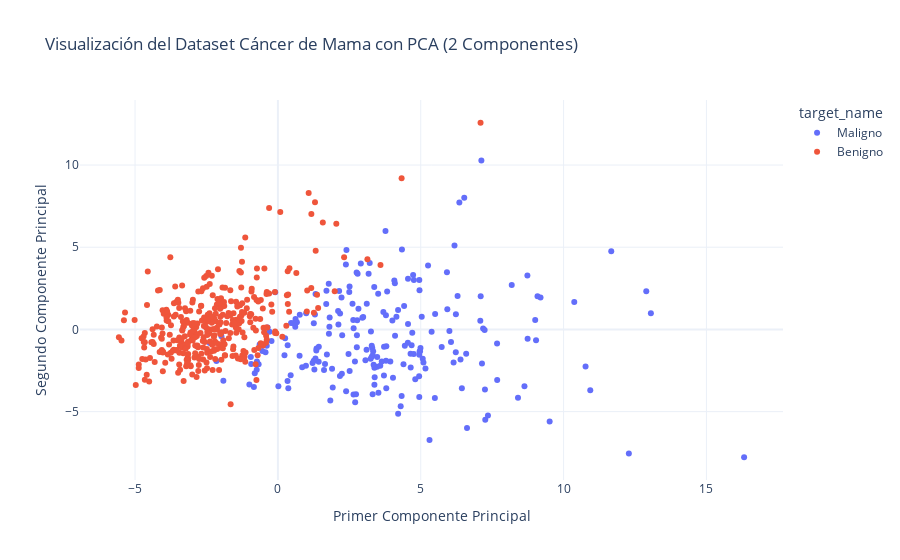

The code cell stored with this chart in its notebook:
### Markdown cell above
---------------------

#### **1. Cambiar el Dataset:** Carga el dataset `load_breast_cancer` de `sklearn.datasets`. Es un problema de clasificación binaria. Repite el análisis completo (EDA, preprocesamiento, modelado y comparación) para este nuevo dataset. ¿Qué modelo funciona mejor aquí?

`Respuesta`:

### Code cell
# ======================================================================================================================================
#
# PREPARACIÓN DEL ENTORNO
#
import pandas as pd
import numpy as np
from IPython.display import display, Markdown

# ======================================================================================================================================
#
# CARGA Y EXPLORACIÓN DE DATOS
#
from sklearn.datasets import load_breast_cancer

# Carga
data_cancer = load_breast_cancer(as_frame=True)
df_cancer = data_cancer.frame

# Características y objetivo
X_cancer = df_cancer[data_cancer.feature_names]
y_cancer = df_cancer['target']

# Clases
display(Markdown(f"**Nombres de clases**: {data_cancer.target_names}"))

# Primeras filas del DF
display(Markdown("\n**Primeras 5 filas del dataset de cáncer de mama**:"))
display(df_cancer.head())

# Resumen estadístico del DF
display(Markdown("\n**Resumen estadístico del dataset de cáncer de mama**:"))
display(df_cancer.describe())

# ======================================================================================================================================
#
# VISUALIZACIÓN CON PCA
#

# Escalado de datos, necesario para PCA
scaler_pca_cancer = StandardScaler()
X_scaled_pca_cancer = scaler_pca_cancer.fit_transform(X_cancer)

# Aplicamos PCA para reducir a 2 dimensiones
pca_cancer = PCA(n_components=2)
X_pca_cancer = pca_cancer.fit_transform(X_scaled_pca_cancer)

# Creamos un DataFrame para la visualización
df_pca_cancer = pd.DataFrame(data=X_pca_cancer, columns=['PC1', 'PC2'])
df_pca_cancer['target_name'] = y_cancer.map({0: 'Maligno', 1: 'Benigno'})

# Gráfico interactivo con Plotly
fig_cancer = px.scatter(df_pca_cancer,
                        x='PC1', 
                        y='PC2', 
                        color='target_name', 
                        title='Visualización del Dataset Cáncer de Mama con PCA (2 Componentes)',
                        labels={'PC1': 'Primer Componente Principal', 'PC2': 'Segundo Componente Principal'},
                        template='plotly_white')
fig_cancer.show()

# ======================================================================================================================================
#
# PREPARACIÓN DE DATOS
#

# Separación
X_train_cancer, X_test_cancer, y_train_cancer, y_test_cancer = train_test_split(X_cancer, y_cancer, test_size=0.2, random_state=42, stratify=y_cancer)

# Nuevo escalado, en este caso, para el entrenamiento y prueba
scaler_cancer = StandardScaler()
X_train_scaled_cancer = scaler_cancer.fit_transform(X_train_cancer)
X_test_scaled_cancer = scaler_cancer.transform(X_test_cancer)

# Visualización de sets
display(Markdown(f"Tamaño del set de entrenamiento: {X_train_scaled_cancer.shape[0]}"))
display(Markdown(f"Tamaño del set de prueba: {X_test_scaled_cancer.shape[0]}"))

# ======================================================================================================================================
#
# MODELADO CON K-NN
#

start_cancer_knn = time.time()

# Inicializar y entrenar el clasificador k-NN
knn_cancer = KNeighborsClassifier(n_neighbors=5)
knn_cancer.fit(X_train_scaled_cancer, y_train_cancer)

# Realizar predicciones
y_pred_cancer_knn = knn_cancer.predict(X_test_scaled_cancer)

# Evaluar el modelo
display(Markdown("------ Resultados de k-NN (k=5) para Cáncer de Mama ------"))
display(Markdown(f"**Accuracy**: {accuracy_score(y_test_cancer, y_pred_cancer_knn):.4f}"))
display(Markdown("\n**Matriz de Confusión:**"))
print(confusion_matrix(y_test_cancer, y_pred_cancer_knn))
display(Markdown("\n**Reporte de Clasificación:**"))
print(classification_report(y_test_cancer, y_pred_cancer_knn))
end_cancer_knn = time.time()
display(Markdown(f"**{end_cancer_knn - start_cancer_knn:.3f}** segundos para entrenar el modelo k-NN para Cáncer de Mama"))
display(Markdown("\n------------------------------------------------------------\n"))

# ======================================================================================================================================
#
# MODELADO CON NAIVE BAYES
#

start_cancer_gnb = time.time()

# Inicializar y entrenar el clasificador Naive Bayes
gnb_cancer = GaussianNB()
gnb_cancer.fit(X_train_scaled_cancer, y_train_cancer)

# Realizar predicciones
y_pred_cancer_gnb = gnb_cancer.predict(X_test_scaled_cancer)

# Evaluar el modelo
display(Markdown("------ Resultados de Naive Bayes Gaussiano para Cáncer de Mama ------"))
display(Markdown(f"**Accuracy**: {accuracy_score(y_test_cancer, y_pred_cancer_gnb):.4f}"))
display(Markdown("\n**Matriz de Confusión:**"))
print(confusion_matrix(y_test_cancer, y_pred_cancer_gnb))
display(Markdown("\n**Reporte de Clasificación:**"))
print(classification_report(y_test_cancer, y_pred_cancer_gnb))
end_cancer_gnb = time.time()
display(Markdown(f"**{end_cancer_gnb - start_cancer_gnb:.3f}** segundos para entrenar el modelo Naive Bayes para Cáncer de Mama"))
display(Markdown("\n------------------------------------------------------------\n"))

# ======================================================================================================================================
#
# MODELADO CON MLP
#

start_cancer_mlp = time.time()

# Inicializar y entrenar el clasificador MLP
mlp_cancer = MLPClassifier(hidden_layer_sizes=(100,), max_iter=1000, random_state=42)
mlp_cancer.fit(X_train_scaled_cancer, y_train_cancer)

# Realizar predicciones
y_pred_cancer_mlp = mlp_cancer.predict(X_test_scaled_cancer)

# Evaluar el modelo
display(Markdown("------ Resultados del Perceptrón Multicapa (MLP) para Cáncer de Mama ------"))
display(Markdown(f"**Accuracy**: {accuracy_score(y_test_cancer, y_pred_cancer_mlp):.4f}"))
display(Markdown("\n**Matriz de Confusión:**"))
print(confusion_matrix(y_test_cancer, y_pred_cancer_mlp))
display(Markdown("\n**Reporte de Clasificación:**"))
print(classification_report(y_test_cancer, y_pred_cancer_mlp))
end_cancer_mlp = time.time()
display(Markdown(f"**{end_cancer_mlp - start_cancer_mlp:.3f}** segundos para entrenar el modelo MLP para Cáncer de Mama"))
display(Markdown("\n------------------------------------------------------------\n"))

# ======================================================================================================================================
#
# COMPARACIÓN DE MODELOS
#

display(Markdown("### Comparación de Modelos para el Dataset Cáncer de Mama"))
display(Markdown("#### **Precisión**"))
display(Markdown("Según `accurancy`, el modelo que mejor funciona para el dataset de cáncer de mama, es Preceptrón Multicapa (MLP) con un accuracy de 0.9649, seguido por k-NN con 0.9561 y Naive Bayes con 0.9298."))
display(Markdown("\n"))
display(Markdown("#### **Matriz de confusión**"))
display(Markdown("Si miramos la `matriz de confusión`, no hay tanta diferencia ente los modelos. Pero teniendo en cuenta las características del dataset, podemos considerar que el costo de los falsos negativos tiene mayor peso. Y el modelo que minimiza los falsos negativos es K-NN, con 1 falso negativo."))
display(Markdown("\n"))
display(Markdown("#### **Tiempo de entrenamiento**"))
display(Markdown("En cuanto al `tiempo de entrenamiento`, el modelo más rápido es Naive Bayes, seguido por k-NN y MLP. Pero, la diferencia no es tan significativa entre ellos."))
display(Markdown("\n"))

### Figure 1 — Plotly figure (JSON) as saved in the notebook; plotly's stock layout.template omitted (floating-point values rounded to 4 significant figures; data arrays with more than 128 entries replaced by an {"elided": "..."} marker saying what was removed)
{"data": [{"hovertemplate": "target_name=Maligno<br>Primer Componente Principal=%{x}<br>Segundo Componente Principal=%{y}<extra></extra>", "legendgroup": "Maligno", "marker": {"color": "#636efa", "symbol": "circle"}, "mode": "markers", "name": "Maligno", "orientation": "v", "showlegend": true, "type": "scatter", "x": {"elided": "212 float values"}, "xaxis": "x", "y": {"elided": "212 float values"}, "yaxis": "y"}, {"hovertemplate": "target_name=Benigno<br>Primer Componente Principal=%{x}<br>Segundo Componente Principal=%{y}<extra></extra>", "legendgroup": "Benigno", "marker": {"color": "#EF553B", "symbol": "circle"}, "mode": "markers", "name": "Benigno", "orientation": "v", "showlegend": true, "type": "scatter", "x": {"elided": "357 float values"}, "xaxis": "x", "y": {"elided": "357 float values"}, "yaxis": "y"}], "layout": {"legend": {"title": {"text": "target_name"}, "tracegroupgap": 0}, "title": {"text": "Visualización del Dataset Cáncer de Mama con PCA (2 Componentes)"}, "xaxis": {"anchor": "y", "domain": [0, 1], "title": {"text": "Primer Componente Principal"}}, "yaxis": {"anchor": "x", "domain": [0, 1], "title": {"text": "Segundo Componente Principal"}}}}
